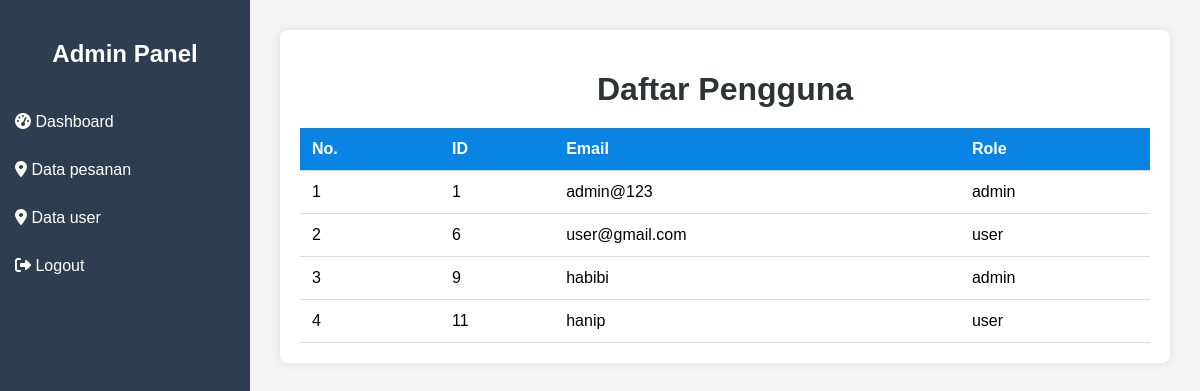
The app's page /admin/data_akun.php with its own data.
### tables this page shows
CREATE TABLE `users` (
  `user_id` int NOT NULL,
  `email` varchar(100) NOT NULL,
  `username` varchar(50) NOT NULL,
  `no_hp` varchar(20) NOT NULL,
  `password` varchar(255) NOT NULL,
  `role` enum('admin','user') DEFAULT 'user'
);

### admin/data_akun.php (the view, shortened to what this page needs)
<?php
include 'sidebar.php';
$host = "localhost";
$user = "root";
$pass = "";
$dbname = "wisata";
$koneksi = new mysqli($host, $user, $pass, $dbname);
$result = $koneksi->query("SELECT user_id, email, role FROM users ORDER BY user_id ASC");
$users = [];
if ($result && $result->num_rows > 0) {
    while ($row = $result->fetch_assoc()) {
        $users[] = $row;
    }
}
?>
<!DOCTYPE html>
<html lang="id">
<head>
</head>
<body>
    <div class="main-content">
        <div class="table-container">
            <h1>Daftar Pengguna</h1>
            <table>
                <thead>
                    <tr>
                        <th>No.</th>
                        <th>ID</th>
                        <th>Email</th>
                        <th>Role</th>
                    </tr>
                </thead>
                <tbody>
                    <?php if (!empty($users)): ?>
                        <?php $no = 1; foreach ($users as $user): ?>
                            <tr>
                                <td><?= $no++ ?></td>
                                <td><?= htmlspecialchars($user['user_id']) ?></td>
                                <td><?= htmlspecialchars($user['email']) ?></td>
                                <td><?= htmlspecialchars($user['role']) ?></td>
                            </tr>
                        <?php endforeach; ?>
                    <?php else: ?>
                        <tr><td colspan="4" style="text-align:center;">Belum ada data pengguna.</td></tr>
                    <?php endif; ?>
                </tbody>
            </table>
        </div>
    </div>
</body>
</html>

### admin/sidebar.php (style rules this page uses)
* { box-sizing: border-box; }
body { margin: 0; font-family: Arial, sans-serif; background-color: #f4f4f4; }
.main-content { margin-left: 250px; padding: 20px; }
.main-content h1 { margin-bottom: 20px; }

### admin/data_akun.php (style rules this page uses)
.main-content { flex-grow: 1; padding: 30px; display: flex; justify-content: center; box-sizing: border-box; }
.table-container { background-color: white; padding: 20px; border-radius: 8px; box-shadow: 0 0 10px rgba(0,0,0,0.1); max-width: 900px; width: 100%; box-sizing: border-box; }
h1 { text-align: center; margin-bottom: 20px; color: #2d3436; }
table { width: 100%; border-collapse: collapse; }
th, td { padding: 12px; border-bottom: 1px solid #ddd; text-align: left; }
th { background-color: #0984e3; color: white; }

### records on screen
users: user_id "1", email "admin@123", role "admin"
users: user_id "6", email "user@gmail.com", role "user"
users: user_id "9", email "habibi", role "admin"
users: user_id "11", email "hanip", role "user"
